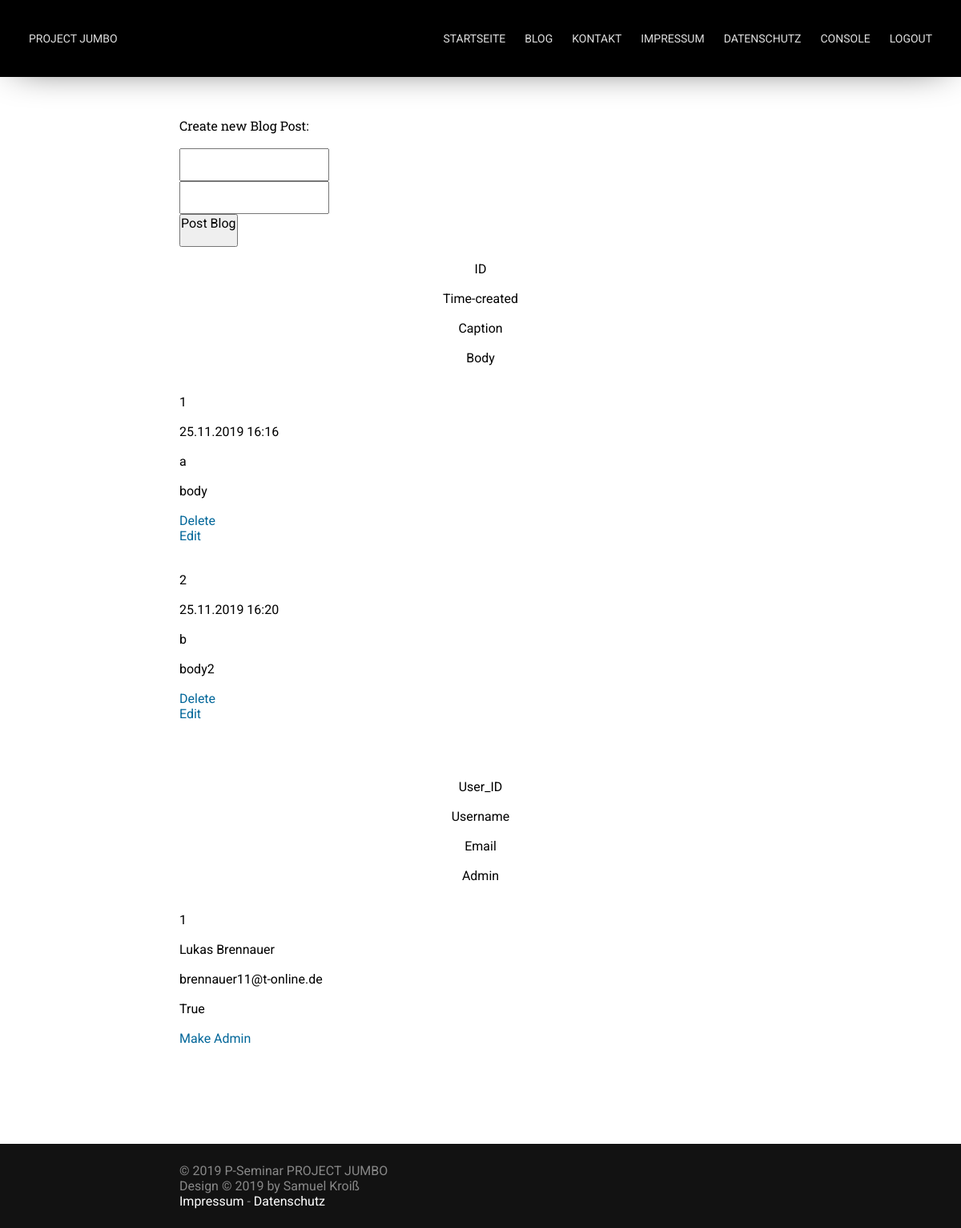
The page /admin (signed in) on the database its author committed.
### blog.py (models this page shows, shortened)
class Blog_Post(db.Model):
    id = db.Column(db.Integer, primary_key=True)
    caption = db.Column(db.String, nullable=False)
    body = db.Column(db.String, nullable=False)
    time_created = db.Column(db.DateTime, default=datetime.now() )

class User(db.Model):
    user_id = db.Column(db.Integer, primary_key=True)
    username = db.Column(db.String(64), nullable=False, unique=True)
    password_hash = db.Column(db.String(120))
    email = db.Column(db.String, nullable=False, unique=True)
    admin_acc = db.Column(db.Boolean, default=False, nullable=False)
    is_active = True
    is_authenticated = True

### blog.py (the view)
@app.route("/admin", methods=['POST', 'GET'])
@login_required
def admin():
    if current_user.admin_acc == True:
        if request.method == 'POST':
            try:
                db.session.add(Blog_Post(caption=request.form['caption'], body=request.form['body']))
                db.session.commit()
                return redirect(url_for('admin'))
            except Exception as e:
                return render_template("error.html", title="Error", error=e)
        else:
            posts = Blog_Post.query.order_by(Blog_Post.time_created).all()
            users = User.query.order_by(User.user_id).all()
            return render_template("admin.html", title="Admin", posts=posts, users=users)
    else:
        return render_template("error.html", title="Error", error="You're not allowed to use that page!")

### blog.py (called while the page is built)
@login.user_loader
def load_user(user_id):
    return User.query.get(user_id)

@app.context_processor
def inject_login_status():
    return dict(login_status=current_user.is_authenticated)

### templates/admin.html (shortened to what this page needs)
{% extends 'base.html' %}
{% block content %}
    <p>Create new Blog Post:</p>
    <form action="/admin" method="POST">
        <input type="text" name="caption">
        <input type="text" name="body">
        <input type="submit" value="Post Blog">
    </form>
    {% if posts|length < 1 %}
        <p>There are no Blogposts available!</p>
    {% else %}
        <table>
            <tr>
                <th>ID</th>
                <th>Time-created</th>
                <th>Caption</th>
                <th>Body</th>
            </tr>
            {% for post in posts %}
                <tr>
                    <td>{{ post.id }}</td>
                    <td>{{ post.time_created.__format__("%d.%m.%Y %H:%M") }}</tds>
                    <td>{{ post.caption }}</td>
                    <td>{{ post.body }}</td>
                    <td>
                        <a href="/delete/{{ post.id }}">Delete</a>
                        <br>
                        <a href="/edit/{{ post.id }}">Edit</a>
                    </td>
                </tr>
            {% endfor %}
        </table>
    {% endif %}
    {% if users|length < 1 %}
        <p>There are no Users available!</p>
    {% else %}
        <table>
            <tr>
                <th>User_ID</th>
                <th>Username</th>
                <th>Email</th>
                <th>Admin</th>
            </tr>
            {% for user in users %}
                <tr>
                    <td>{{ user.user_id }}</td>
                    <td>{{ user.username }}</tds>
                    <td>{{ user.email }}</td>
                    <td>{{ user.admin_acc }}</td>
                    <td>
                        <a href="/make_admin/{{ user.id }}">Make Admin</a>
                    </td>
                </tr>
            {% endfor %}
        </table>
    {% endif %}
{% endblock %}

### static/css/main.css (style rules this page uses)
* { margin: 0; padding: 0; font-family: 'Roboto', sans-serif; font-size: 16px; font-weight: 400; text-decoration: none; }
body { width: 100%; height: 100%; overflow-x: hidden; overflow-y: scroll; scroll-behavior: smooth; }
#content * { padding-bottom: 18px; display: block; }
#content a, b { display: inline; padding: 0; }
#content a { color: #006699; }
#content p { font-family: 'Roboto Slab', serif; }

### static/css/nav.css (style rules this page uses)
:root { --link-color: #DEDEDE; }

### rows shown on the page
Blog_Post: id "1", time_created.__format__ "25.11.2019 16:16", caption "a", body "body"
Blog_Post: id "2", time_created.__format__ "25.11.2019 16:20", caption "b", body "body2"
User: user_id "1", username "Lukas Brennauer", email "brennauer11@t-online.de", admin_acc "True"
